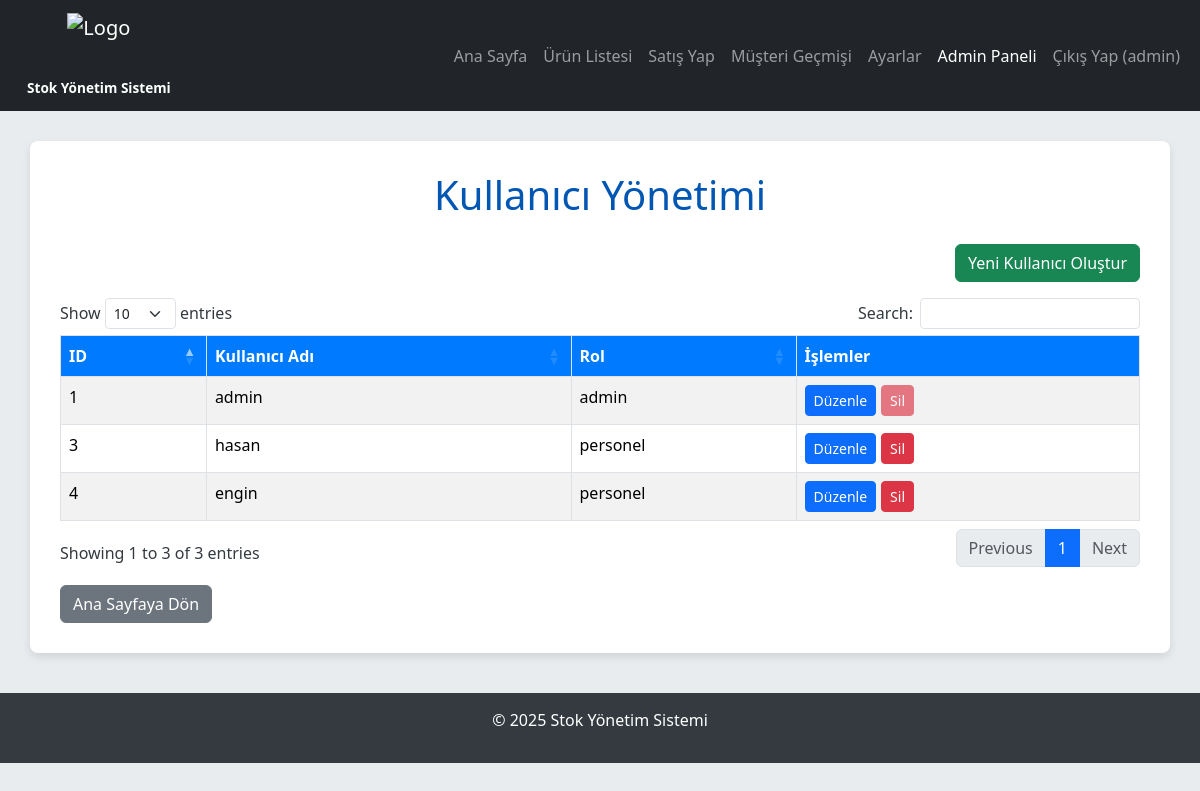
The app's page /admin_panel/kullanicilar (signed in), older data.
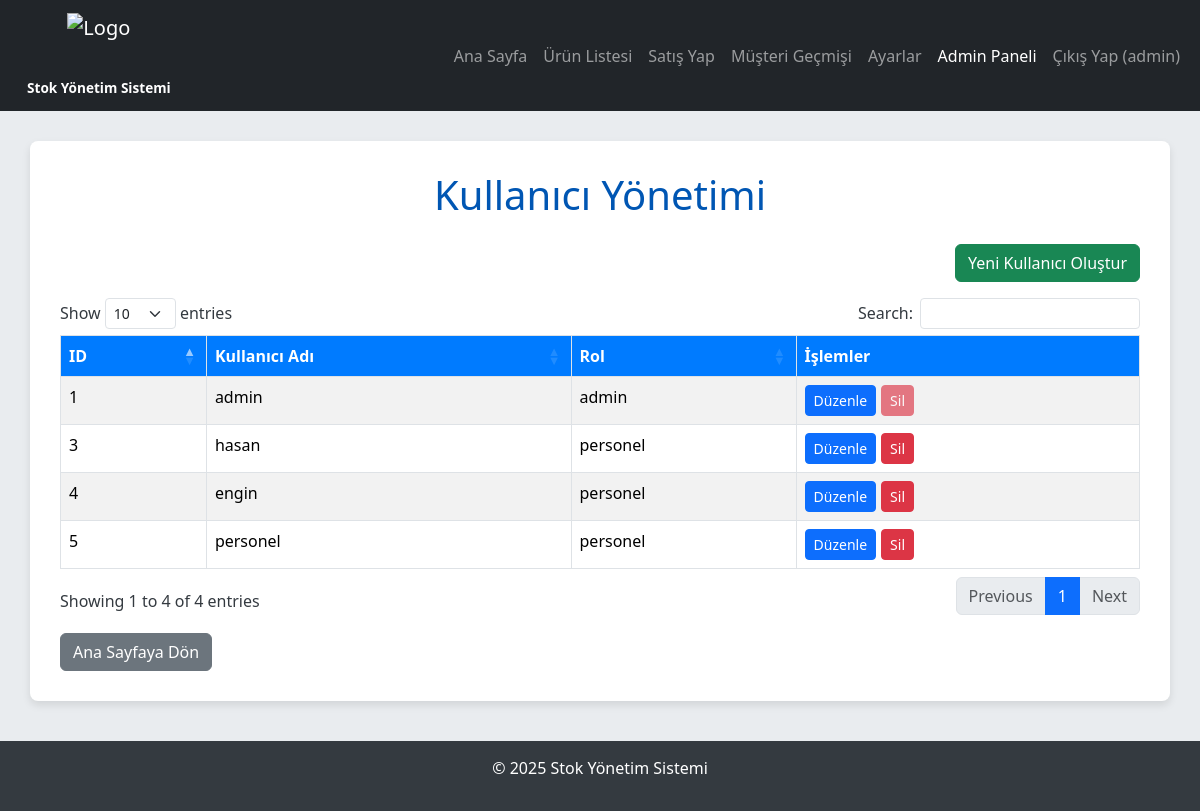
The same page, newer data.
### app.py (models this page shows)
class Kullanici(db.Model):
    __tablename__ = 'kullanicilar'
    id = db.Column(db.Integer, primary_key=True)
    kullanici_adi = db.Column(db.String(80), unique=True, nullable=False)
    parola_hash = db.Column(db.String(120), nullable=False)
    rol = db.Column(db.String(20), default='personel', nullable=False)
    musteriler = db.relationship('Musteri', backref='ekleyen_kullanici', lazy=True)
    talep_edilen_malzemeler = db.relationship('MalzemeIstemi', foreign_keys='MalzemeIstemi.talep_eden_kullanici_id', backref='talep_eden_kullanici', lazy=True)
    onaylanan_malzemeler = db.relationship('MalzemeIstemi', foreign_keys='MalzemeIstemi.onaylayan_kullanici_id', backref='onaylayan_kullanici', lazy=True)

### app.py (the view)
@app.route('/admin_panel/kullanicilar')
@role_required('admin')
def admin_panel_kullanicilar():
    kullanicilar = Kullanici.query.order_by(Kullanici.kullanici_adi).all()
    kategoriler = Urun.query.with_entities(Urun.kategori).distinct().order_by(Urun.kategori).all()
    return render_template('admin_panel_kullanicilar.html', kullanicilar=kullanicilar, kategoriler=kategoriler)

### app.py (called while the page is built)
def role_required(required_role):
    def decorator(f):
        @wraps(f)
        def decorated_function(*args, **kwargs):
            if 'kullanici_id' not in session:
                flash('Bu sayfaya erişmek için giriş yapmalısınız.', 'danger')
                return redirect(url_for('giris'))
            user = Kullanici.query.get(session['kullanici_id'])
            if user and user.rol == required_role:
                return f(*args, **kwargs)
            else:
                flash(f'Bu sayfaya erişim yetkiniz yok. Gerekli rol: {required_role}', 'danger')
                return redirect(url_for('anasayfa'))
        return decorated_function
    return decorator

### templates/admin_panel_kullanicilar.html (shortened to what this page needs)
<!DOCTYPE html>
<html lang="tr">
<head>
    <link href="https://cdn.jsdelivr.net/npm/bootstrap@5.3.3/dist/css/bootstrap.min.css" rel="stylesheet">
    <link rel="stylesheet" type="text/css" href="https://cdn.datatables.net/1.11.5/css/dataTables.bootstrap5.min.css">
</head>
<body>
    <nav class="navbar navbar-expand-lg navbar-dark bg-dark mb-4">
        <div class="container-fluid">
            <a class="navbar-brand" href="{{ url_for('anasayfa') }}">
                <img src="{{ url_for('static', filename='images/logo.png') }}" alt="Logo" class="logo-img">
                <span class="app-title-text">Stok Yönetim Sistemi</span>
            </a>
            <div class="collapse navbar-collapse" id="navbarNav">
                <ul class="navbar-nav ms-auto">
                    <li class="nav-item">
                        <a class="nav-link" href="{{ url_for('anasayfa') }}">Ana Sayfa</a>
                    </li>
                    <li class="nav-item">
                        <a class="nav-link" href="{{ url_for('urun_listesi') }}">Ürün Listesi</a>
                    </li>
                    <li class="nav-item">
                        <a class="nav-link" href="{{ url_for('satis_yap') }}">Satış Yap</a>
                    </li>
                    <li class="nav-item">
                        <a class="nav-link" href="{{ url_for('musteri_gecmisi') }}">Müşteri Geçmişi</a>
                    </li>
                    <li class="nav-item">
                        <a class="nav-link" href="{{ url_for('ayarlar') }}">Ayarlar</a>
                    </li>
                    {% if session.get('rol') == 'admin' %}
                    <li class="nav-item">
                        <a class="nav-link active" aria-current="page" href="{{ url_for('admin_panel_kullanicilar') }}">Admin Paneli</a>
                    </li>
                    {% endif %}
                    <li class="nav-item">
                        <a class="nav-link" href="{{ url_for('cikis') }}">Çıkış Yap ({{ session.get('kullanici_adi') }})</a>
                    </li>
                </ul>
            </div>
        </div>
    </nav>
    <div class="container">
        <h1>Kullanıcı Yönetimi</h1>
        <div class="d-flex justify-content-end mb-3">
            <a href="{{ url_for('kayit') }}" class="btn btn-success">Yeni Kullanıcı Oluştur</a>
        </div>
        <div class="table-responsive">
            <table class="table table-striped table-bordered table-hover" id="kullaniciTablosu">
                <thead>
                    <tr>
                        <th>ID</th>
                        <th>Kullanıcı Adı</th>
                        <th>Rol</th>
                        <th>İşlemler</th>
                    </tr>
                </thead>
                <tbody>
                    {% for user in kullanicilar %}
                    <tr>
                        <td>{{ user['id'] }}</td>
                        <td>{{ user['kullanici_adi'] }}</td>
                        <td>{{ user['rol'] }}</td>
                        <td class="action-buttons">
                            <a href="{{ url_for('admin_panel_kullanici_duzenle', id=user['id']) }}" class="btn btn-sm btn-primary">Düzenle</a>
                            <form action="{{ url_for('admin_panel_kullanici_sil', id=user['id']) }}" method="POST" style="display:inline;" onsubmit="return confirm('Bu kullanıcıyı silmek istediğinizden emin misiniz?');">
                                <button type="submit" class="btn btn-sm btn-danger" {% if user['id'] == session.get('kullanici_id') %}disabled{% endif %}>Sil</button>
                            </form>
                        </td>
                    </tr>
                    {% else %}
                    <tr>
                        <td colspan="4" class="text-center text-muted">Hiç kullanıcı bulunmuyor.</td>
                    </tr>
                    {% endfor %}
                </tbody>
            </table>
        </div>
        <a href="{{ url_for('anasayfa') }}" class="btn btn-secondary mt-3">Ana Sayfaya Dön</a>
    </div>
    <footer>
        <p>&copy; {{ now().year }} Stok Yönetim Sistemi</p>
    </footer>
</body>
</html>

### templates/admin_panel_kullanicilar.html (style rules this page uses)
body { font-family: 'Segoe UI', Tahoma, Geneva, Verdana, sans-serif; background-color: #e9ecef; color: #343a40; }
.container { background-color: #ffffff; border-radius: 8px; box-shadow: 0 4px 8px rgba(0, 0, 0, 0.1); padding: 30px; margin-top: 30px; margin-bottom: 30px; }
h1 { color: #0056b3; margin-bottom: 25px; text-align: center; }
.table th { background-color: #007bff; color: white; cursor: pointer; }
.action-buttons { display: flex; gap: 5px; flex-wrap: wrap; }
.navbar-brand { display: flex; flex-direction: column; align-items: center; text-align: center; padding: 5px 15px; }
.navbar-brand .logo-img { height: 60px; width: auto; margin-bottom: 5px; }
.navbar-brand .app-title-text { font-size: 0.85rem; font-weight: bold; color: white; white-space: nowrap; }
footer { margin-top: 40px; padding: 15px; background-color: #343a40; color: white; text-align: center; width: 100%; }

Row changes from the older to the newer data that the page shows:
added Kullanici: id "5", kullanici_adi "personel", rol "personel"
Text that changed along with them:
text written by a page script: "Show entries Search: Showing 1 to 3 of 3 entries Previous 1 Next" → "Show entries Search: Showing 1 to 4 of 4 entries Previous 1 Next"
